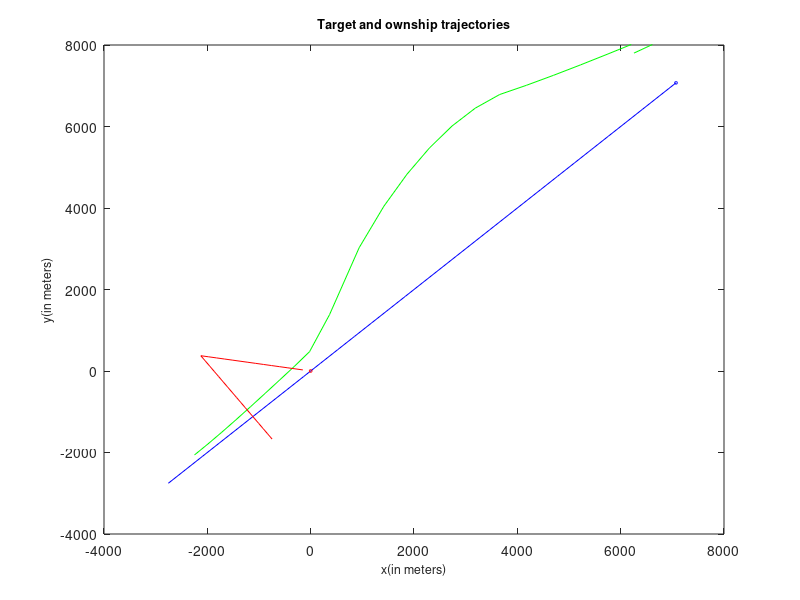

This chart was generated by the following MATLAB code:
function [ rmsLog ] = MainAsFunction(  )
%UNTITLED3 Summary of this function goes here
%   Detailed explanation goes here





%script
rangeVar = 1;
thetaVar = 6;
velocityVar = 10;
% targetInit = [7071; 7071; 225; 7.72];
% ownshipInit = [0; 0; 170; 2.57];
targetInit = [7071; 7071; -5.4589; -5.4589];
ownshipInit = [0; 0; -2.5310; .4463];
ownshipState = ownshipInit;
targetState = targetInit;
targetStateLog = [targetInit];
ownshipStateLog = [];
rmsLog = [];
startTime = 60;
time = startTime;
finalTime = 1800;
timeStep = 60;

%Initial Measurements
bearing = atan2(targetInit(1)-ownshipInit(1),targetInit(2)-ownshipInit(2))*180/pi + (thetaVar * randn());
distance = sqrt((targetInit(1)-ownshipInit(1)+(rangeVar * randn()))^2+(targetInit(2)-ownshipInit(2)+(rangeVar * randn()))^2);
targetEst = [distance*cosd(bearing);
             distance*sind(bearing);
             0;
             0];
targetEstLog = [targetEst];
P = [0 0 0 0;
     0 0 0 0;
     0 0 velocityVar^2 0;
     0 0 0 velocityVar^2];
Q = [rangeVar^2 0;
     0 rangeVar^2];
F = [1 0 timeStep 0;
     0 1 0 timeStep;
     0 0 1 0;
     0 0 0 1];
 
 
%Simulation
for i = startTime:timeStep:finalTime
    time = i;
    
%move vehicle and target
if(time == 900)
    ownshipState(3) = 1.4371;
    ownshipState(4) = -2.1306;
end
ownshipState = F*ownshipState;
ownshipStateLog = [ownshipStateLog ownshipState];
targetState = F*targetState;
targetStateLog = [targetStateLog targetState];

%Measure
H=[(1-(ownshipState(1)/targetState(1))) 0 0 0;
    0 (1-(ownshipState(2)/targetState(2))) 0 0];
dis = H*targetState;
varry = rangeVar * randn();
distance = sqrt((dis(1)+varry)^2+(dis(2)+varry)^2);%Check the variance method

%Estimation
targetEst = F*targetEst;
H_est = [(1-(ownshipState(1)/targetEst(1))) 0 0 0;
    0 (1-(ownshipState(2)/targetEst(2))) 0 0];
disEst = H*targetEst;
P_pred = F*P*F'; %QsuperS
S=H*P_pred*H'+Q;
K=P_pred*H'/S;
targetEst = targetEst + K*(distance-disEst);
P_pred = (eye(4)-K*H)*P_pred;
P = P_pred;
targetEstLog = [targetEstLog targetEst];
%RMSE = sqrt( mean((targetStateLog(1:2)-targetEstLog(1:2)).^2));
r = sqrt( sum( (targetStateLog(1:2)-targetEstLog(1:2)).^2) / numel(targetStateLog) ); 
rmsLog = [rmsLog r];



end

%Figure
plot(targetEstLog(1,:),targetEstLog(2,:),'-g')
hold on
plot(targetStateLog(1,:),targetStateLog(2,:),'-b')
hold on
plot(ownshipStateLog(1,:),ownshipStateLog(2,:),'-r')
hold on
plot(ownshipInit(1),ownshipInit(2),'or', 'MarkerSize', 2)
hold on
plot(targetInit(1),targetInit(2),'ob', 'MarkerSize', 2)
%legend('Target Estimate','Target','Ownship','Ownship initial','Target initial')
%legend('Location','northwest')
xlim([-4000 8000])
ylim([-4000 8000])
xlabel('x(in meters)','FontSize',9)
ylabel('y(in meters)','FontSize',9)
title('Target and ownship trajectories','FontSize',9)

% figure()
% plot(rmsLog)


end
